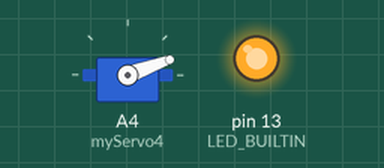
Simulated run of this sketch. Board: Arduino Uno, built with avr-gcc and run on an emulated ATmega328P. On the bench: servo, output pins drawn as LEDs (lit = HIGH).

Above: at 0.05 s.
At 3.65 s:
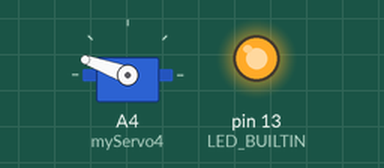
At 7.25 s:
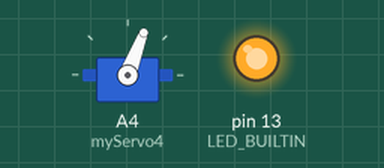
At 14.5 s:
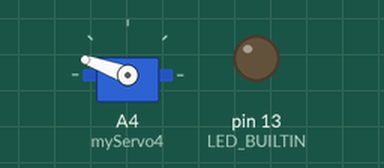
Timing chart, 0 to 18.9 s (numbered marks = the images above):
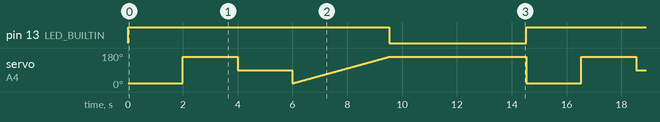

The sketch:

a09-arduino-servo.ino
```cpp
/*
 *   a09-arduino-servo.ino
 *
 * MUST HAVE A 6 VOLT EXTERNAL BATTERY
 * Note: REMEMBER 2 WIRES GO TO THE SERVO GROUND (Battery Neg and Board GND)
 * Servos run from 0 to 180 degrees, test 20 - 160 first
 *
 * servo red to 6V battery positive
 * servo ground (brown or black) to 6V battery negative
 * servo ground (brown or black) to board GND
 * servo controller (orange or the other color) to board PWM pin A4
 *
 * Note For PWM pins check your boards Pinout diagram.
 *
 *  By Jeremy Ellis twitter @rocksetta
 *  Webpage http://rocksetta.com
 *  Arduino High School Robotics Course at
 *  https://github.com/hpssjellis/arduino-high-school-robotics-course
 *
 *  Update Feb 7th, 2020
 *
 */

#include <Arduino.h>  // only needed for https://platformio.org/
#include <Servo.h>

Servo myServo4;

void setup() {

  myServo4.attach(A4);
  pinMode(LED_BUILTIN, OUTPUT);

}

void loop() {

  digitalWrite(LED_BUILTIN, 1); // LED on

  myServo4.write(20);           // servo at 20 degrees try 0
  delay(2000);

  myServo4.write(160);         // servo at 160 degrees try 180
  delay(2000);

  myServo4.write(90);          // servo at 90 degrees
  delay(2000);


  for (int myLoop = 20; myLoop <= 160; myLoop++){
    myServo4.write(myLoop);
    delay(25);  // short delay 25 ms
  }

  digitalWrite(LED_BUILTIN, 0);     // LED off
  delay(5000);            // 5 second delay

}
```

Measured:
- by itself, pin 13 (LED_BUILTIN): alternates HIGH for 9.5 s and LOW for 5.0 s
- by itself, servo on A4 (myServo4): moves between 20° and 160°, repeating every 14.5 s
